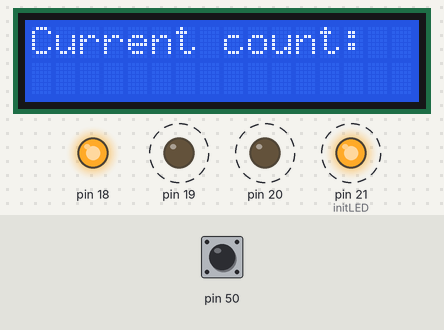
Recording of a program running on a simulated Arduino Mega 2560, built with avr-gcc and run on an emulated ATmega2560. On the bench: 16×2 character LCD, output pins drawn as LEDs (lit = HIGH). Wiring (inferred from the signals the program sends): character LCD (HD44780): RS pin 12; E pin 10; data pin 22, pin 23, pin 24, pin 25. Dashed ring = blinking. The test bench sets the inputs (shaded band); at power-on: pin 50 HIGH. Pins used as bus, display or sensor lines are not drawn; what the program prints to the serial monitor is not drawn.

Above: at 5.0 s.
5.1 s: pin 50 pulled LOW for 0.15 s
At 5.28 s:
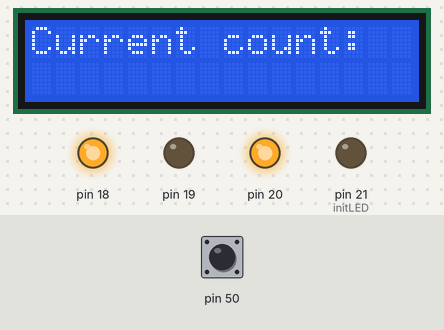
5.8 s: pin 50 pulled LOW for 1 s
At 7.34 s:
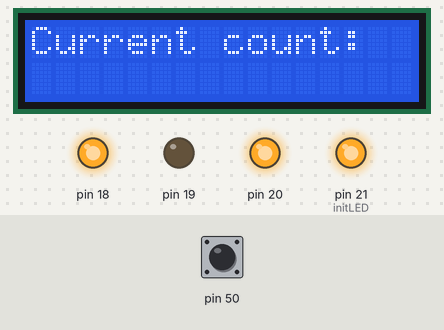
7.4 s: pin 50 pulled LOW for 0.15 s
At 8.0 s:
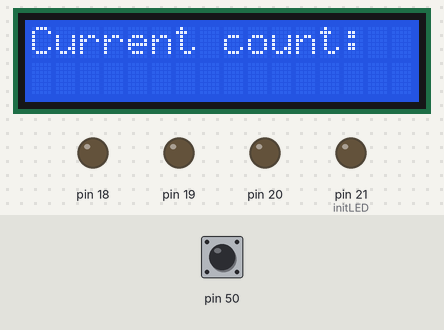
8.1 s: pin 50 pulled LOW for 3.2 s
Timing chart, 0 to 12.9 s (numbered marks = the images above; inputs shaded):
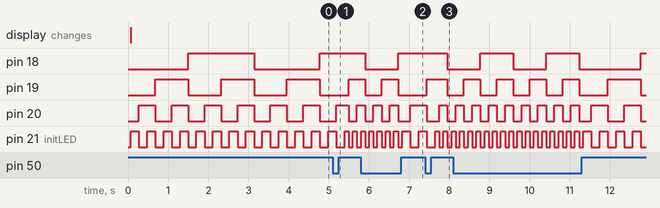

The program:

main.cpp
```cpp
// Author:      Qusai Almustafa
// Net ID:
// Date:
// Assignment:     Lab 3
//
// Description: This file contains a programmatic overall description of the
// program. It should never contain assignments to special function registers
// for the exception key one-line code such as checking the state of the pin.
//
//----------------------------------------------------------------------//
#include <Arduino.h>
#include <avr/io.h>
#include "led.h"
#include "switch.h"
#include "timer.h"
#include "lcd.h"

/*
 * Define a set of states that can be used in the state machine using an enum.
 */
#define SHORT_DELAY 100
#define LONG_DELAY  200


//Create states
typedef enum state_enum{
  wait_press,
  debounce_press,
  wait_release,
  debounce_release
}state;


volatile state button_state = wait_press; //initial state for button

volatile int flip = 0;  // use to handle the flipping of the delay between the lighting of the LEDs

volatile unsigned char bit = 0; //to count and move the LEDs


int main(){

  /*
  * Implement a state machine in the while loop which achieves the assignment
  * requirements.
  */
  //Serial.begin(9600);
  initTimer1();
  initTimer0();       //initilize the timer 0 to use
  initSwitchPB3();    //initilize pin 50 as input for the push button
  initLED();          //initilize LEDS from pin 22-25 as outputs
  initLCD();
  sei();              //enable interrupts
  moveCursor(0, 0); // moves the cursor to 0,0 position

  writeString("Current count:");
  //writeCharacter('A');

  moveCursor(1, 0);  // moves the cursor to 1,0 position
  writeString("Slow");

	while (1) {
    //use to count from 0 to 15
    if(bit == 15){
      bit = 0;
    }
    else{
      bit++;
    }


    if(!flip) //if the button is not pressed
    {
      turnOnLEDWithChar(bit);   //turn the LEDs according to the bit number

      delayMs(LONG_DELAY);      //use long delay

    }
    else{ //if it was pressed

      turnOnLEDWithChar(bit);   //turn the LEDs according to the bit number
      delayMs(SHORT_DELAY);     //use short delay

    }
    //state machine to debounce the button
    switch (button_state)
    {
    case wait_press:
      //wating for any press of the button
      break;
    case debounce_press:
      delayMs(1);
      button_state = wait_release;
      break;
    case wait_release:
      //waiting the user realese the button
      break;
    case debounce_release:
      delayMs(1);
      button_state = wait_press;
      break;

    default:
      button_state = wait_press;
      break;
    }
    //Serial.println(button_state);


	}
  return 0;
}

/* Implement an Pin Change Interrupt which handles the switch being
* pressed and released. When the switch is pressed and released, the LEDs
* change at twice the original rate. If the LEDs are already changing at twice
* the original rate, it goes back to the original rate.
*/
ISR(PCINT0_vect){
  if(button_state == wait_press){ //whenever detects the first press in the button
    button_state = debounce_press;  //change state to button press
  }
  else if(button_state == wait_release){  //when the debounce is done
    if(!flip){  //if it has not been press before
      flip = 1; //change to 1
      moveCursor(1, 0);  // moves the cursor to 1,0 position
      writeString("Fast");

    }
    else{ //if it was press before
      flip = 0; //come back to original value
      moveCursor(1, 0);  // moves the cursor to 1,0 position
      writeString("Slow");

    }
    button_state = debounce_release;  //change state to finish debouncing
  }

}
```

led.cpp
```cpp
// Description: This file implements turnOnLED and initLED to control
// the LEDs.
// Qusai Almustafa
//----------------------------------------------------------------------//


#include <avr/io.h>
#include <util/delay.h>
#include "led.h"

/* Initialize PD0, PD1, PD2, and PD3 to outputs
*/
void initLED(){
    DDRD |= (1<<DDD0) | (1<<DDD1) | (1<<DDD2) | (1<<DDD3); //initialize as output PD0-PD3 pin 18 to pin 21
}

/* This must be one line of code.
* In this function you will be giving a number "num" which will be represented
* in binary by four LEDs. You must effectively assign the lowest four bits of
* "num" to the appropriate bits of PORTA.
*/
void turnOnLEDWithChar(unsigned char num){
    PORTD  = (PORTD & 0xF0) | (num & 0x0F); // set the first four bit to zero and setting num to the first 4 bits
}
/* PORTA & 0xF0 bitwise AND oper between the current value of the PORTA register
 and the binary number 11110000

  bitwise AND operation between the variable
   "num" and the binary number 00001111

   setting the first 4 bits to 0
   and setting the last 4 bits to the value of "num".
   */
```

led.h
```cpp
// Description: This file contains function prototypes to be implemented in
// led.cpp and to be included in main.cpp.
// Qusai Almustafa
//----------------------------------------------------------------------//

#ifndef LED_H
#define LED_H

void initLED();
void turnOnLEDWithChar(unsigned char num);

#endif
```

switch.cpp
```cpp
// Description: This file implements the initialization of an external
// switch.
// Qusai Almustafa
//----------------------------------------------------------------------//

#include "switch.h"
#include <avr/io.h>

/*
 * Initializes pull-up resistor on PB3 and sets it into input mode
 */
void initSwitchPB3(){
    DDRB &= ~(1<<DDB3);     //initialized as input
    PORTB |= (1<<PORTB3);   //enable pull-up resistor pin 50
    PCICR |= (1<<PCIE0);    //enable pin change interrupt for 0-7
    PCMSK0 |= (1<<PCINT3);  //enable the PIN CHANGE INTERRUPT SPECIFIC MASK REGISTER

}
```

switch.h
```cpp
// Description: Function prototypes for switch.cpp
// Qusai Almustafa
//----------------------------------------------------------------------//

#ifndef SWITCH_H
#define SWITCH_H

void initSwitchPB3();

#endif
```

timer.cpp
```cpp
// Description: This file implements functions that utilize the timers
// Qusai Almustafa
//----------------------------------------------------------------------//

#include "timer.h"


/* Initialize timer 1, you should not turn the timer on here. Use CTC mode  .*/
void initTimer1(){
	//set waveform generation bits to CTC mode
    //WGM13 = 0, WGM12 = 1, WGM11 =  0, WGM10 = 0

    //WGM10 and WGM11 are in TCCR1A
    TCCR1A &= ~(1<<WGM10);
    TCCR1A &= ~(1<<WGM11);
    //WGM12 and WGM13 are in TCCR1B
    TCCR1B |= (1<<WGM12);
    TCCR1B &= ~(1<<WGM13);
}

/* This delays the program an amount of microseconds specified by unsigned int delay.
*/
void delayUs(unsigned int delay){
    unsigned int count = 0;

    //count = (Td*f)/ps -1 = (1us*16M)/8 = 2
    OCR1A = 2;

    TIFR1 |= (1<<OCF1A); //set the flag down with logic one
    TCNT1= 0; //clears timer
    //ps = 8
    //CS12 = 0  CS11 =1 CS10 = 0
    TCCR1B &= ~(1<<CS12);
    TCCR1B |= (1<<CS11);
    TCCR1B &= ~(1<<CS10);
    while(count < delay) {
        if((TIFR1 & (1<<OCF1A))){
            count++;
            TIFR1 |= (1<<OCF1A); //set timer to start counting again
        }
    }
    TCCR1B &= ~((1<<CS12)| (1<<CS11)|(1<<CS10)); //turn off clock

}

/* Initialize timer 0, you should not turn the timer on here.
* You will need to use CTC mode */
void initTimer0(){

    //set waveform generation bits to CTC mode
    //WGM02 = 0 WGM01 = 1  WGM00 = 1

    //WGM00 and WGM02 are in TCCR0A and TCCR0B
    TCCR0A &= ~(1<<WGM00);
    TCCR0A |= (1<<WGM02); //WGM01 is in TCCR0A
    TCCR0B &= ~(1<<WGM01);
}

/* This delays the program an amount specified by unsigned int delay.
* Use timer 0. Keep in mind that you need to choose your prescalar wisely
* such that your timer is precise to 1 millisecond and can be used for
* # milliseconds
*/
void delayMs(unsigned int delay){
    //deppending on delay is M
    int unsigned count = 0; //used for the loop

    //ps to 64
    // count  = (Td * f)/ps -1= (1ms*16MHz)/64 -1 = 249
    OCR0A = 249;

    TIFR0 |= (1<<OCF0A); //set the flag down with logic one

    TCNT0 = 0; //clears timer

    // turning on timer by settin ps to 64 and start timer
    //CS02 = 0 CS01 = 1 CS00 = 1

    TCCR0B |= (1<<CS01)|(1<<CS00);

    TCCR0B &= ~(1<<CS02);


    while(count < delay) {
        if((TIFR0 & (1<<OCF0A))){
            count++;
            TIFR0 |= (1<<OCF0A); //set timer to start counting again
        }
    }
    TCCR0B &= ~((1<<CS02)| (1<<CS01)|(1<<CS00)); //turn off clock
}
```

timer.h
```cpp
// Description: This file describes functions used by the timer
// Qusai Almustafa
//----------------------------------------------------------------------//

#ifndef TIMER_H
#define TIMER_H

#include <avr/io.h>

void initTimer0();
void initTimer1();
void delayMs(unsigned int delay);
void delayUs(unsigned int delay);

#endif
```

lcd.cpp
```cpp
// Author: Qusai Almustafa
// Net ID:
// Date:
// Assignment: Lab 3
//----------------------------------------------------------------------//
#include "lcd.h"
#include "timer.h"
#include <util/delay.h>
#include <Arduino.h>

/*
 * Initializes all pins related to the LCD to be outputs
 */
void initLCDPins(){
  DDRA |= ((1<<DDA0) | (1<<DDA1) | (1<<DDA2) | (1<<DDA3));//declare as output pins 22-25
  DDRB |=( (1<<DDB4) | (1<<DDB6)); //enable and RS pin 10 and 12
  Serial.begin(9600);

}


/* 1. Assert bits to pins connected to DB[7:4] on the LCD screen
 *      a. data is an unsigned char which has 8 bits. Therefore, you
 *         need assign the bottom 4 bits of "data" to the appropriate bits in
 *         PORTA
 *  2. This is a "command" signal, meaning RS should be Low
 *  3. Assert high on enable pin, delay, and asset low on enable pin
 *  4. delay the provided number in MICROseconds.
 */
void fourBitCommandWithDelay(unsigned char data, unsigned int delay){
  PORTA |= (PORTA &0xF0)|(data&0x0F); //bit mask data with PORTA
  PORTB &= ~(1<<PORTB6);    //Set RS pin to low
  PORTB |= (1<<PORTB4);     //Set Enable pin to high
  delayUs(1);               //delay 1us
  PORTB &= ~(1<<PORTB4);    //set enable pin to low
  delayUs(delay);           //delay
  PORTA &=  (PORTA &0xF0);
  PORTA = data;
}


/* Similar to fourBitCommandWithDelay except that now all eight bits of command are
 * sent.
 * 1. Assert bits to pins connected to DB[7:4] on the LCD screen
 *       a. unlike fourBitCommandWithDelay, you need to send the TOP four bits of
 *          "command" first. These should be assigned to appropriate bits in PORTA
 * 2. This is a command signal, meaning RS should be low
 * 3. Assert high on enable pin, delay, and asset low on enable pin
 * 4. Now set the lower four bits of command to appropriate bits in PORTA
 * 5. Assert high on enable pin, delay, and asset low on enable pin
 * 6. delay the provided number in MICROseconds.
 */
void eightBitCommandWithDelay(unsigned char command, unsigned int delay){
    PORTB &= ~(1<<PORTB4);    //set enable pin to low
    PORTA &=  (PORTA &0xF0);
    PORTA |=   ((command&0xF0)>>4); //bit mask top 4 bits command with PORTA

    PORTB &= ~(1<<PORTB6);    //Set RS pin to low
    PORTB |= (1<<PORTB4);     //Set Enable pin to high, reads from D4 to D7 when switching from low to high

    delayUs(1);               //delay 1us

    PORTB &= ~(1<<PORTB4);    //set enable pin to low

    PORTA &=  (PORTA &0xF0);
    PORTA |= (command&0x0F); //bit mask bottom 4 bits command with PORTA

    PORTB |= (1<<PORTB4);     //Set Enable pin to high

    delayUs(1);               //delay 1us
    PORTB &= ~(1<<PORTB4);    //set enable pin to low
    //Serial.println(PORTA);
    delayUs(delay);
    PORTA &=  (PORTA &0xF0);
}


/* Similar to eightBitCommandWithDelay except that now RS should be high
 * 1. Assert bits to pins connected to DB[7:4] on the LCD screen
 * 2. This is a "data" signal, meaning RS should be high
 * 3. Assert high on enable pin, delay, and asset low on enable pin
 * 4. Now set the lower four bits of character to appropriate bits in PORTA
 * 5. Assert high on enable pin, delay, and asset low on enable pin
 * 6. delay is always 46 MICROseconds for a character write
 */
void writeCharacter(unsigned char character){


    PORTA &=  (PORTA &0xF0);
    PORTA |=  ((character&0xF0)>>4); //bit mask top 4 bits character with PORTA
    //Serial.println(PORTA );
    PORTB |= (1<<PORTB6);    //Set RS pin to high
    PORTB |= (1<<PORTB4);     //Set Enable pin to high
    //Serial.println()
    delayUs(1);               //delay 1us

    PORTB &= ~(1<<PORTB4);    //set enable pin to low
    PORTA &=  (PORTA &0xF0);
    PORTA |= (character&0x0F); //bit mask bottom 4 bits command with PORTA
    //Serial.println(PORTA);

    PORTB |= (1<<PORTB4);     //Set Enable pin to high
    delayUs(1);               //delay 1us
    PORTB &= ~(1<<PORTB4);    //set enable pin to low
    delayUs(46);              //delay is always 46 MICROseconds for a character write
    //PORTA &=  (PORTA &0xF0);
}


/*
 * Writes a provided string such as "Hello!" to the LCD screen. You should
 * remember that a c string always ends with the '\0' character and
 * that this should just call writeCharacter multiple times.
 */
void writeString(const char *string){
  int i = 0;
  while(string[i] != '\0'){
    writeCharacter(string[i]);
    //Serial.println(string[i]);
    i++;
  }
}


/*
 * This moves the LCD cursor to a specific place on the screen.
 * This can be done using the eightBitCommandWithDelay with correct arguments
 */
void moveCursor(unsigned char x, unsigned char y) {

	//1x y
  unsigned char command = 0x80; //
  //Serial.println(x<<6);
  command |= (x<<6);            //this writes x to DB6 setting the line
  command |= (y);               //sets the column
  Serial.println(command);
  // send the command to move the cursor to the calculated address
	eightBitCommandWithDelay(command,46);

}


/* This is the procedure outline on the LCD datasheet page 4 out of 9.
 * This should be the last function you write as it largely depends on all other
 * functions working.
 */
void initLCDProcedure(){

  delayMs(50); // Delay 15 milliseconds

  fourBitCommandWithDelay(0x03,4100); // Write 0b0011 to DB[7:4] and delay 4100 microseconds

  fourBitCommandWithDelay(0x03,100); // Write 0b0011 to DB[7:4] and delay 100 microseconds

  // The data sheet does not make this clear, but at this point you are issuing
  // commands in two sets of four bits. You must delay after each command
  // (which is the second set of four bits) an amount specified on page 3 of
  // the data sheet.
  fourBitCommandWithDelay(0x03,100); // write 0b0011 to DB[7:4] and 100us delay

  fourBitCommandWithDelay(0x03,100); // write 0b0010 to DB[7:4] and 100us delay.

  fourBitCommandWithDelay(0x02,53); // Function set in the command table with 53us delay

  fourBitCommandWithDelay(0x02,53); // Display off in the command table with 53us delay

  eightBitCommandWithDelay(0x01,4000); // Clear display in the command table. Remember the delay is longer!!!

  eightBitCommandWithDelay(0x06,53); // Entry Mode Set in the command table.

  eightBitCommandWithDelay(0x0F,53); // Display ON/OFF Control in the command table. (Yes, this is not specified),
  // in the data sheet, but you have to do it to get this to work. Yay datasheets!)

}


/* Initializes Tri-state for LCD pins and calls initialization procedure.
* This function is made so that it's possible to test initLCDPins separately
* from initLCDProcedure which will likely be necessary.
*/
void initLCD(){
  initLCDPins();
  initLCDProcedure();
}
```

lcd.h
```cpp
// Author: Qusai Almustafa
// Net ID:
// Date:
// Assignment:     Lab 3
//----------------------------------------------------------------------//

#ifndef LCD_H
#define LCD_H

#include <avr/io.h>

void initLCD();
void fourBitCommandWithDelay(unsigned char data, unsigned int delay);
void eightBitCommandWithDelay(unsigned char command, unsigned int delay);
void writeCharacter(unsigned char character);
void writeString(const char *string);
void moveCursor(unsigned char x, unsigned char y);
void initLCDPins();
void initLCDProcedure();

#endif
```

Measured:
- after the input at 7.4 s, pin 18: HIGH → LOW after 0.56 s
- by itself, pin 19: alternates HIGH for 0.82 s and LOW for 0.82 s
- by itself, pin 20: alternates HIGH for 0.41 s and LOW for 0.41 s
- by itself, pin 21 (initLED): alternates HIGH for 0.20 s and LOW for 0.20 s
